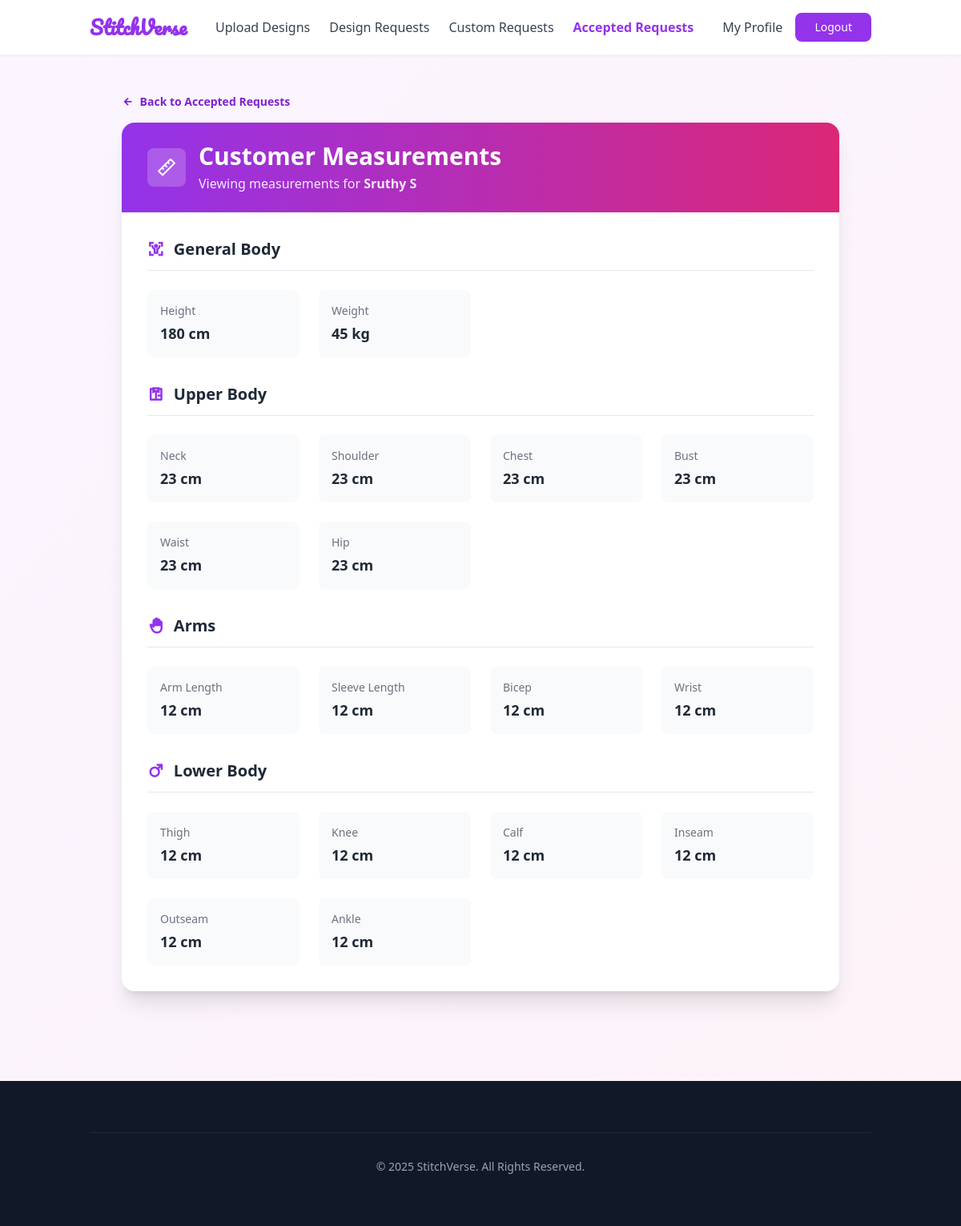
The app's page /cmeas.php?id=419 (signed in) with its own data.
### tables this page shows
CREATE TABLE IF NOT EXISTS `creg` (
  `cid` int NOT NULL AUTO_INCREMENT,
  `cname` varchar(50) NOT NULL,
  `email` varchar(70) NOT NULL,
  `address` varchar(100) NOT NULL,
  `city` varchar(70) NOT NULL,
  `distr` varchar(70) NOT NULL,
  `phone` varchar(12) NOT NULL,
  `pincode` int NOT NULL,
  PRIMARY KEY (`cid`)
);

CREATE TABLE IF NOT EXISTS `measurements` (
  `mid` int NOT NULL AUTO_INCREMENT,
  `uid` int NOT NULL,
  `height` float NOT NULL,
  `weight` varchar(11) NOT NULL,
  `neck` varchar(11) NOT NULL,
  `shoulder` varchar(11) NOT NULL,
  `chest` varchar(11) NOT NULL,
  `bust` varchar(11) NOT NULL,
  `waist` varchar(11) NOT NULL,
  `hip` varchar(11) NOT NULL,
  `arm_length` varchar(11) NOT NULL,
  `sleeve_length` varchar(11) NOT NULL,
  `bicep` varchar(11) NOT NULL,
  `wrist` varchar(11) NOT NULL,
  `thigh` varchar(11) NOT NULL,
  `knee` varchar(11) NOT NULL,
  `calf` varchar(11) NOT NULL,
  `inseam` varchar(11) NOT NULL,
  `outseam` varchar(11) NOT NULL,
  `ankle` varchar(11) NOT NULL,
  PRIMARY KEY (`mid`)
);

### databasecon.php (called while the page is built, shortened)
<?php
class DatabaseCon {
    private $dbhost = 'localhost';
    private $dbuser = 'root';
    private $dbpass = '';
    private $db = 'stitchverse1';
    private $conn;
    public function __construct() {
        $this->conn = mysqli_connect($this->dbhost, $this->dbuser, $this->dbpass, $this->db);
    }
    public function selectData($query, $types = "", ...$params) {
        $stmt = $this->conn->prepare($query);
        if ($types != "" && count($params) > 0) {
            $stmt->bind_param($types, ...$params);
        }
        $stmt->execute();
        return $stmt->get_result();
    }
}
?>

### cmeas.php (the view, shortened to what this page needs)
<?php
require 'databasecon.php';
$db = new DatabaseCon();
$customer_id = $_GET['id'];
$measurements = null;
$customer_name = "Customer";
$sql_customer = "SELECT cname FROM creg WHERE cid = ?";
$res_customer = $db->selectData($sql_customer, "i", $customer_id);
if ($res_customer && $res_customer->num_rows === 1) {
    $customer_name = $res_customer->fetch_assoc()['cname'];
}
$sql_meas = "SELECT * FROM measurements WHERE uid = ?";
$res_meas = $db->selectData($sql_meas, "i", $customer_id);
if ($res_meas && $res_meas->num_rows === 1) {
    $measurements = $res_meas->fetch_assoc();
}
?>
<!DOCTYPE html>
<html lang="en">
<head>
    <script src="https://cdn.tailwindcss.com"></script>
    <link href="https://cdn.jsdelivr.net/npm/remixicon@4.2.0/fonts/remixicon.css" rel="stylesheet" />
</head>
<body class="bg-gradient-to-br from-purple-50 to-pink-50 min-h-screen">
    <header class="bg-white shadow-sm border-b border-gray-100 sticky top-0 z-40">
      <div class="container mx-auto px-6 py-4">
        <div class="flex items-center justify-between">
          <a href="tailorhome.php" class="text-2xl font-bold text-purple-600 font-pacifico">StitchVerse</a>
          <nav class="hidden md:flex items-center space-x-6">
            <a href="upd.php" class="text-gray-700 hover:text-purple-600">Upload Designs</a>
            <a href="designorder.php" class="text-gray-700 hover:text-purple-600">Design Requests</a>
            <a href="tailorreq.php" class="text-gray-700 hover:text-purple-600">Custom Requests</a>
            <a href="accrequest.php" class="text-purple-600 font-semibold">Accepted Requests</a>
          </nav>
          <div class="hidden md:flex items-center space-x-4">
            <a href="tupdate.php" class="text-gray-700 hover:text-purple-600">My Profile</a>
            <a href="logout.php" class="bg-purple-600 text-white px-6 py-2 rounded-lg hover:bg-purple-700 text-sm">Logout</a>
          </div>
        </div>
      </div>
    </header>
    <main class="container mx-auto px-6 py-12">
        <div class="max-w-4xl mx-auto mb-4">
            <a href="accrequest.php" class="text-sm text-purple-700 font-semibold hover:underline flex items-center gap-2">
                <i class="ri-arrow-left-line"></i>
                Back to Accepted Requests
            </a>
        </div>
        <div class="max-w-4xl mx-auto">
            <div class="bg-white rounded-2xl shadow-xl overflow-hidden">
                <div class="bg-gradient-to-r from-purple-600 to-pink-600 px-8 py-6">
                    <div class="flex items-center">
                        <div class="w-12 h-12 bg-white/20 rounded-lg flex items-center justify-center mr-4"><i class="ri-ruler-line text-2xl text-white"></i></div>
                        <div>
                            <h1 class="text-3xl font-bold text-white">Customer Measurements</h1>
                            <p class="text-purple-100 mt-1">Viewing measurements for <span class="font-semibold"><?php echo htmlspecialchars($customer_name); ?></span></p>
                        </div>
                    </div>
                </div>
                <?php if ($measurements): ?>
                <div class="p-8 space-y-8">
                    <div><h2 class="text-xl font-bold text-gray-800 border-b pb-3 mb-6 flex items-center"><i class="ri-body-scan-line text-purple-600 mr-3"></i>General Body</h2>
                        <div class="grid grid-cols-2 md:grid-cols-4 gap-6">
                            <div class="bg-gray-50 p-4 rounded-lg"><label class="block text-sm font-medium text-gray-500">Height</label><p class="text-lg font-bold text-gray-800 mt-1"><?php echo htmlspecialchars($measurements['height']); ?> cm</p></div>
                            <div class="bg-gray-50 p-4 rounded-lg"><label class="block text-sm font-medium text-gray-500">Weight</label><p class="text-lg font-bold text-gray-800 mt-1"><?php echo htmlspecialchars($measurements['weight']); ?> kg</p></div>
                        </div>
                    </div>
                    <div><h2 class="text-xl font-bold text-gray-800 border-b pb-3 mb-6 flex items-center"><i class="ri-shirt-line text-purple-600 mr-3"></i>Upper Body</h2>
                        <div class="grid grid-cols-2 md:grid-cols-3 lg:grid-cols-4 gap-6">
                            <div class="bg-gray-50 p-4 rounded-lg"><label class="block text-sm font-medium text-gray-500">Neck</label><p class="text-lg font-bold text-gray-800 mt-1"><?php echo htmlspecialchars($measurements['neck']); ?> cm</p></div>
                            <div class="bg-gray-50 p-4 rounded-lg"><label class="block text-sm font-medium text-gray-500">Shoulder</label><p class="text-lg font-bold text-gray-800 mt-1"><?php echo htmlspecialchars($measurements['shoulder']); ?> cm</p></div>
                            <div class="bg-gray-50 p-4 rounded-lg"><label class="block text-sm font-medium text-gray-500">Chest</label><p class="text-lg font-bold text-gray-800 mt-1"><?php echo htmlspecialchars($measurements['chest']); ?> cm</p></div>
                            <div class="bg-gray-50 p-4 rounded-lg"><label class="block text-sm font-medium text-gray-500">Bust</label><p class="text-lg font-bold text-gray-800 mt-1"><?php echo htmlspecialchars($measurements['bust']); ?> cm</p></div>
                            <div class="bg-gray-50 p-4 rounded-lg"><label class="block text-sm font-medium text-gray-500">Waist</label><p class="text-lg font-bold text-gray-800 mt-1"><?php echo htmlspecialchars($measurements['waist']); ?> cm</p></div>
                            <div class="bg-gray-50 p-4 rounded-lg"><label class="block text-sm font-medium text-gray-500">Hip</label><p class="text-lg font-bold text-gray-800 mt-1"><?php echo htmlspecialchars($measurements['hip']); ?> cm</p></div>
                        </div>
                    </div>
                    <div><h2 class="text-xl font-bold text-gray-800 border-b pb-3 mb-6 flex items-center"><i class="ri-hand text-purple-600 mr-3"></i>Arms</h2>
                        <div class="grid grid-cols-2 md:grid-cols-4 gap-6">
                            <div class="bg-gray-50 p-4 rounded-lg"><label class="block text-sm font-medium text-gray-500">Arm Length</label><p class="text-lg font-bold text-gray-800 mt-1"><?php echo htmlspecialchars($measurements['arm_length']); ?> cm</p></div>
                            <div class="bg-gray-50 p-4 rounded-lg"><label class="block text-sm font-medium text-gray-500">Sleeve Length</label><p class="text-lg font-bold text-gray-800 mt-1"><?php echo htmlspecialchars($measurements['sleeve_length']); ?> cm</p></div>
                            <div class="bg-gray-50 p-4 rounded-lg"><label class="block text-sm font-medium text-gray-500">Bicep</label><p class="text-lg font-bold text-gray-800 mt-1"><?php echo htmlspecialchars($measurements['bicep']); ?> cm</p></div>
                            <div class="bg-gray-50 p-4 rounded-lg"><label class="block text-sm font-medium text-gray-500">Wrist</label><p class="text-lg font-bold text-gray-800 mt-1"><?php echo htmlspecialchars($measurements['wrist']); ?> cm</p></div>
                        </div>
                    </div>
                    <div><h2 class="text-xl font-bold text-gray-800 border-b pb-3 mb-6 flex items-center"><i class="ri-men-line text-purple-600 mr-3"></i>Lower Body</h2>
                        <div class="grid grid-cols-2 md:grid-cols-3 lg:grid-cols-4 gap-6">
                            <div class="bg-gray-50 p-4 rounded-lg"><label class="block text-sm font-medium text-gray-500">Thigh</label><p class="text-lg font-bold text-gray-800 mt-1"><?php echo htmlspecialchars($measurements['thigh']); ?> cm</p></div>
                            <div class="bg-gray-50 p-4 rounded-lg"><label class="block text-sm font-medium text-gray-500">Knee</label><p class="text-lg font-bold text-gray-800 mt-1"><?php echo htmlspecialchars($measurements['knee']); ?> cm</p></div>
                            <div class="bg-gray-50 p-4 rounded-lg"><label class="block text-sm font-medium text-gray-500">Calf</label><p class="text-lg font-bold text-gray-800 mt-1"><?php echo htmlspecialchars($measurements['calf']); ?> cm</p></div>
                            <div class="bg-gray-50 p-4 rounded-lg"><label class="block text-sm font-medium text-gray-500">Inseam</label><p class="text-lg font-bold text-gray-800 mt-1"><?php echo htmlspecialchars($measurements['inseam']); ?> cm</p></div>
                            <div class="bg-gray-50 p-4 rounded-lg"><label class="block text-sm font-medium text-gray-500">Outseam</label><p class="text-lg font-bold text-gray-800 mt-1"><?php echo htmlspecialchars($measurements['outseam']); ?> cm</p></div>
                            <div class="bg-gray-50 p-4 rounded-lg"><label class="block text-sm font-medium text-gray-500">Ankle</label><p class="text-lg font-bold text-gray-800 mt-1"><?php echo htmlspecialchars($measurements['ankle']); ?> cm</p></div>
                        </div>
                    </div>
                </div>
                <?php endif; ?>
            </div>
        </div>
    </main>
    <footer class="bg-gray-900 text-white mt-16 py-16">
      <div class="container mx-auto px-6"><div class="text-center border-t border-gray-800 pt-8"><p class="text-gray-400 text-sm">© <?php echo date("Y"); ?> StitchVerse. All Rights Reserved.</p></div></div>
    </footer>
</body>
</html>

### cmeas.php (style rules this page uses)
.font-pacifico { font-family: 'Pacifico', cursive; }

### records on screen
creg: cname "Sruthy S"
measurements: height "180", weight "45", neck "23", shoulder "23", chest "23", bust "23", waist "23", hip "23", arm_length "12", sleeve_length "12", bicep "12", wrist "12", thigh "12", knee "12", calf "12", inseam "12", outseam "12", ankle "12"
